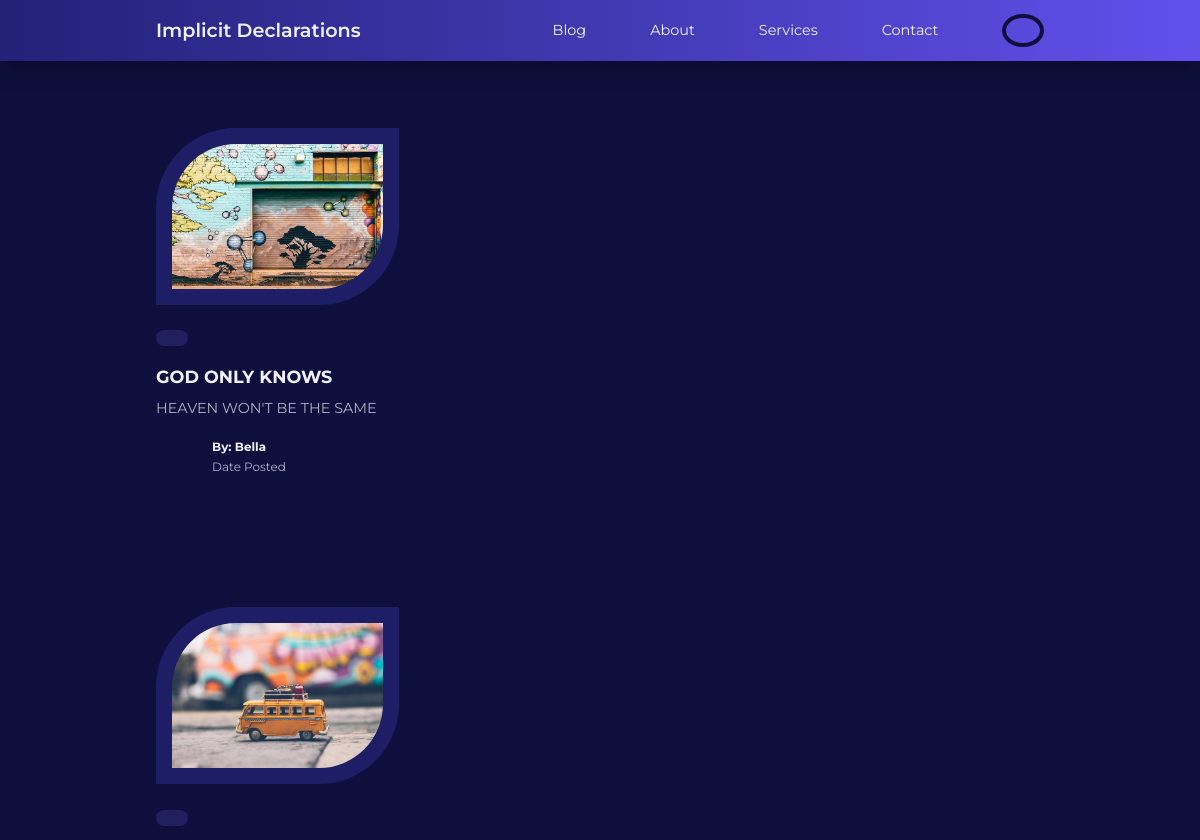
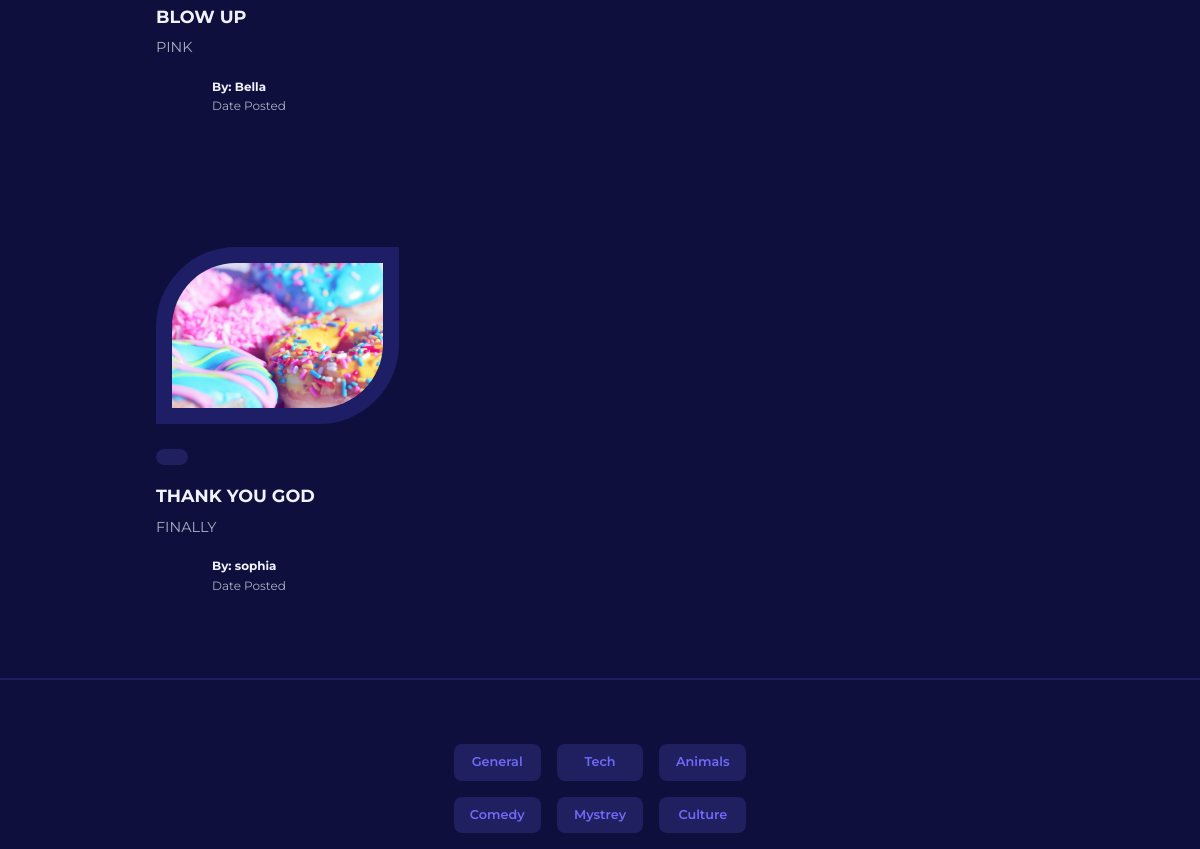
The page /index (signed in, upper part) on the database as committed earlier (2 pictures, top to bottom).
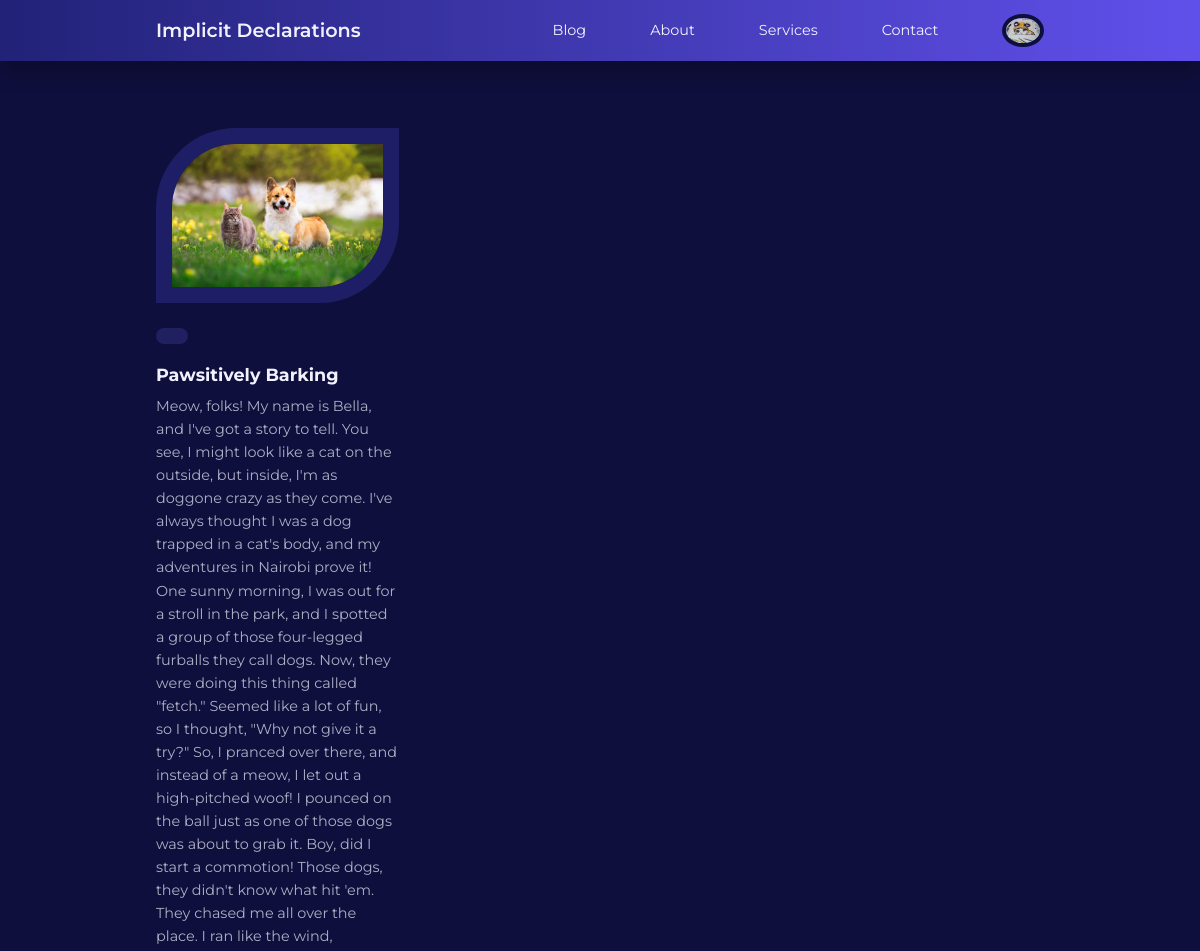
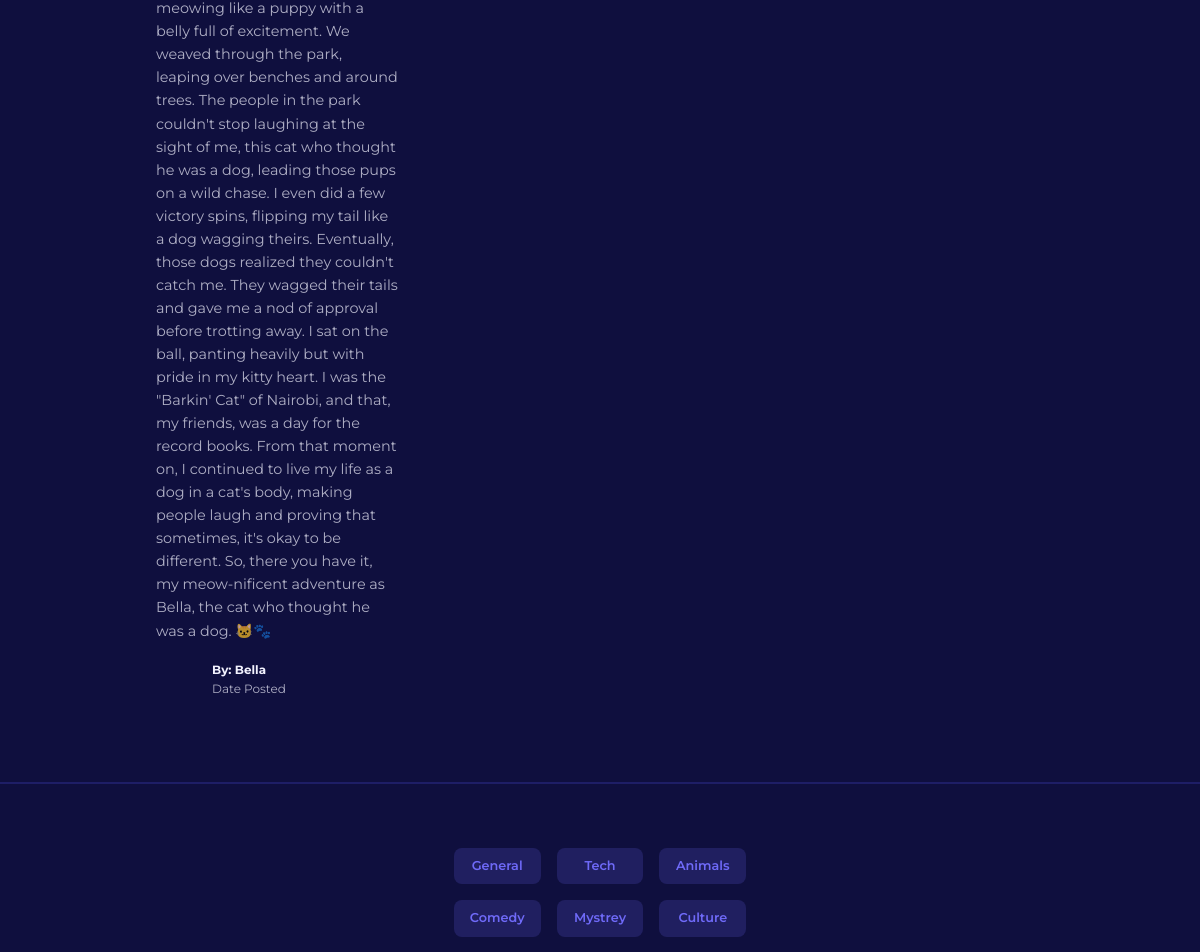
The same page on the database as committed later (2 pictures, top to bottom).
### app/models.py (models this page shows, shortened)
class Post(db.Model):
    id = db.Column(db.Integer, primary_key=True)
    title = db.Column(db.String(120))
    content = db.Column(db.Text)
    image = db.Column(db.String(120), nullable=True)
    timestamp = db.Column(db.DateTime, index=True, default=datetime.utcnow)
    user_id = db.Column(db.Integer, db.ForeignKey('user.id'))

class User(UserMixin, db.Model):
    id = db.Column(db.Integer, primary_key=True)
    username = db.Column(db.String(100), index=True, unique=True)
    email = db.Column(db.String(120), index=True, unique=True)
    password_hash = db.Column(db.String(128))
    role = db.Column(db.String(3))
    picture = db.Column(db.String(120), nullable=True)
    posts = db.relationship('Post', backref='author', lazy='dynamic')
    about_me = db.Column(db.String(140))
    last_seen = db.Column(db.DateTime, default=datetime.utcnow)
    followed = db.relationship(
        'User', secondary=followers,
        primaryjoin=(followers.c.follower_id == id),
        secondaryjoin=(followers.c.followed_id == id),
        backref=db.backref('followers', lazy='dynamic'), lazy='dynamic'
    )

### app/routes.py (the view)
@app.route('/', methods=['GET', 'POST'])
@app.route('/index')
def index():
    title = 'Implicit Declarations'
    posts = Post.query.all()
    return render_template('index.html', title=title, posts=posts)

### app/models.py (called while the page is built)
@login.user_loader
def load_user(id):
    return User.query.get(int(id))

### app/routes.py (called while the page is built)
@app.before_request
def before_request():
    if current_user.is_authenticated:
        current_user.last_seen = datetime.utcnow()
        db.session.commit()

### app/templates/index.html (shortened to what this page needs)
{% extends "base.html" %}
{% block content %}
 {% for post in posts %}
 <section class="posts">
    <div class="container posts__container">
        <article class="post">
            <div class="post__thumbnail">
                {% if post.image %}
                <img src="{{ url_for('static', filename='images/' + post.image) }}" alt="Post Image">
                {% else %}
                <img src="{{ url_for('static', filename='/images/blog18.jpg') }}" alt="Default Image">
                {% endif %}
            </div>
            <div class="post__info">
                    <a href="category-posts.html" class="category__button">{{ category }}</a>
                    <h3 class="post__title">{{ post.title }}</h3>
                    <p class="post__body">{{ post.content }}</p>
                    <div class="post__author">
                        <div class="post__author-avator">
                        </div>
                        <div class="post__author-info">
                            <h5>By: {{post.author.username }}</h5>
                            <small>Date Posted {{ post.date_posted }}</small>
                        </div>
                    </div>
                </div>
        </article>
    </div>
</section>
{% endfor %}
    <section class="category__buttons">
        <div class=" container category__buttons-container">
            <a href="" class="category__button">General</a>
            <a href="" class="category__button">Tech</a>
            <a href="" class="category__button">Animals</a>
            <a href="" class="category__button">Comedy</a>
            <a href="" class="category__button">Mystrey</a>
            <a href="" class="category__button">Culture</a>
        </div>
    </section>
{%endblock %}

### app/templates/base.html (shortened to what this page needs)
<!DOCTYPE html>
<html lang="en">
<head>
    <link rel="stylesheet" href="{{ url_for('static', filename='styles/styles.css')}}">
    <link rel="stylesheet" href="https://unicons.iconscout.com/release/v4.0.8/css/line.css">
</head>
<body>
    {% block navbar %}
    <nav>
        <div class="container nav__container">
            <a href="/index" class="nav__logo">Implicit Declarations</a>
            <ul class="nav__items">
                <li><a href="{{ url_for('blog') }}">Blog</a></li>
                <li><a href="{{ url_for('about') }}">About</a></li>
                <li><a href="{{ url_for('services') }}">Services</a></li>
                <li><a href="{{ url_for('contact') }}">Contact</a></li>
                {% if current_user.is_anonymous %}
                <li><a href="{{ url_for('signin') }}">Sign In</a></li>
                {% else %}
                <li class="nav__profile">
                    <div class="avatar">
                        <img src="{{ url_for('static', filename='images/' ~ current_user.picture) }}" alt="">
                    </div>
                        {% endif %}
                </li>
            </ul>
        </div>
    </nav>
    {% endblock %}
    {% block content %}{% endblock %}
</body>
</html>

### app/static/styles/styles.css (style rules this page uses)
:root { --color-primary: #6f6af8; --color-primary-light: hsl(242, 91%, 69%, 18%); --color-primary-variant: #5854c7; --color-red: #da0f3f; --color-red-light: hsl(346, 87%, 46%, 15%); --color-green: #00c476; --color-green-light: hsl(156, 100%, 38%, 15%); --color-gray-900: #1e1e66; --color-gray-700: #2d2b7c; --color-gray-300: rgba(242, 242, 254, 0.3); --color-gray-200: rgba(242, 242, 254, 0.7); --color-white: #f2f2fe; --color-bg: #0f0f3e; --transition: all 300ms ease; --container-width-lg: 74%; --container-width-md: 88%; --form-width: 40%; --card-border-radius-1: 0.3rem; --card-border-radius-2: 0.5rem; --card-border-radius-3: 0.8rem; --card-border-radius-4: 2rem; --card-border-radius-5: 5rem; }
* { box-sizing: border-box; margin: 0; padding: 0; outline: 0; border: 0; appearance: 0; list-style: none; text-decoration: none; }
body { font-family: 'Montserrat', sans-serif; line-height: 1.6; color: var(--color-gray-200); overflow-x: hidden; background: var(--color-bg); font-size: 0.9rem; }
.container { width: var(--container-width-lg); max-width: 1800px; margin-inline: auto; }
section { margin-top: 3rem; width: 100vw; }
h1, h2, h3, h4, h5 { color: var(--color-white); line-height: 1.3; }
h3 { font-size: 1.1rem; margin: 0.8rem 0 0.5rem; }
a { color: var(--color-white); transition: var(--transition); }
img { display: block; width: 100%; object-fit: cover; }
nav { background: linear-gradient(to right, hsl(240, 56%, 30%), hsl(246, 80%, 62%)); width: 100vw; height: 3.8rem; position: fixed; top: 0; z-index: 10; box-shadow: 0 1rem 1rem rgba(0, 0, 0, 0.2); }
.nav__container { height: 100%; display: flex; align-items: center; justify-content: space-between; }
.avatar { width: 2.6rem; height: 2.1rem; border-radius: 50%; overflow: hidden; border: 0.3rem solid var(--color-bg); }
.nav__logo { font-weight: 600; font-size: 1.2rem; }
.nav__items { display: flex; align-items: center; gap: 4rem; }
.nav__profile { position: relative; cursor: pointer; }
.category__button { background: var(--color-primary-light); color: var(--color-primary); display: inline-block; padding: 0.5rem 1rem; border-radius: var(--card-border-radius-2); font-weight: 600; font-size: 0.8rem; text-align: center; }
.post__thumbnail { border-radius: var(--card-border-radius-5) 0; border: 1rem solid var(--color-gray-900); overflow: hidden; margin-bottom: 1.6rem; }
.post__author { display: flex; gap: 1rem; margin-top: 1.2rem; }
.post__author-avator { width: 2.5rem; height: 2.5rem; border-radius: var(--card-border-radius-3); overflow: hidden; }
.posts__container { display: grid; grid-template-columns: repeat(3, 1fr); gap: 5rem; margin-bottom: 5rem; margin-top: 8rem; }
.category__buttons { padding: 4rem 0; border-top: 2px solid var(--color-gray-900); border-bottom: 2px solid var(--color-gray-900); }
.category__buttons-container { width: fit-content; display: grid; grid-template-columns: repeat(3, 1fr); gap: 1rem; }

Rows that differ between the two databases and show on the page:
removed Post: image (picture), title "BLOW UP", content "PINK", author.username "Bella"
removed Post: image (picture), title "THANK YOU GOD", content "FINALLY", author.username "sophia"
now on this page (row edited): User: picture (picture)
changed Post "Bella": image: a different picture; title "GOD ONLY KNOWS" → "Pawsitively Barking"; content "HEAVEN WON'T BE THE SAME" → "Meow, folks! My name is Bella, and I've got a story to tell. You see, I might look like a cat on the outside, but inside, I'm as doggone crazy as they come. I've always thought I was a dog trapped in a cat's body, and my adventures in Nairobi prove it! One sunny morning, I was out for a stroll in the park, and I spotted a group of those four-legged furballs they call dogs. Now, they were doing this thing called \"fetch.\" Seemed like a lot of fun, so I thought, \"Why not give it a try?\" So, I pranced over there, and instead of a meow, I let out a high-pitched woof! I pounced on the ball just as one of those dogs was about to grab it. Boy, did I start a commotion! Those dogs, they didn't know…"
